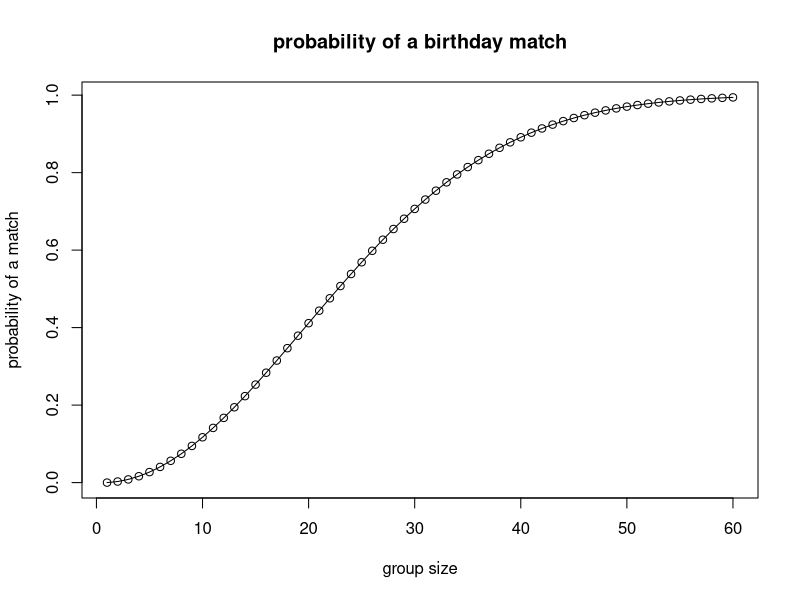
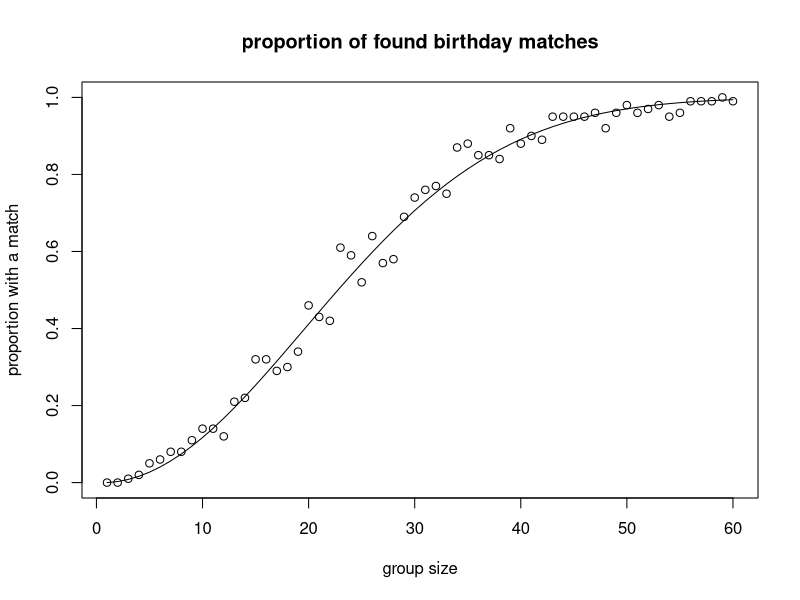

Write R code to recreate these figures, in order.
## ---- chunk 1
knitr::opts_chunk$set(echo = TRUE)
## ---- chunk 2
group_size <- 60
group <- 1:group_size
BCalc <- data.frame(group)
BCalc$noMatch[1] = 1;
for (i in 2:group_size) {
  BCalc$noMatch[i] <- BCalc$noMatch[i-1]*(366-i)/365
}
BCalc$match <- 1 - BCalc$noMatch
## ---- chunk 3
plot(BCalc$group, BCalc$match,main='probability of a birthday match', xlab = 'group size', ylab='probability of a match')
lines(BCalc$group, BCalc$match)
## ---- chunk 4
BCalc$match[23]
## ---- chunk 5
BCalc$match[60]
## ---- chunk 6
group_size <- 60
trial_limit <-100
trial_index <- 1:(group_size * trial_limit)
BSim <- data.frame(trial_index)
current_index <- 1;
for (i in 1:group_size) {
  for (k in 1:trial_limit) {
    t <- sample(1:365, i, replace=TRUE)
    BSim$groupSize[current_index] <- i
    BSim$foundMatch[current_index] <- as.logical(anyDuplicated(t))
    current_index <- current_index +1
  }
}
## ---- chunk 7
tbl <- table(BSim$groupSize,BSim$foundMatch)
mtrx <- as.matrix(prop.table(tbl,1)[,2])
plot(1:group_size, mtrx[,1],main='proportion of found birthday matches', xlab = 'group size', ylab='proportion with a match')
lines(BCalc$group, BCalc$match)
